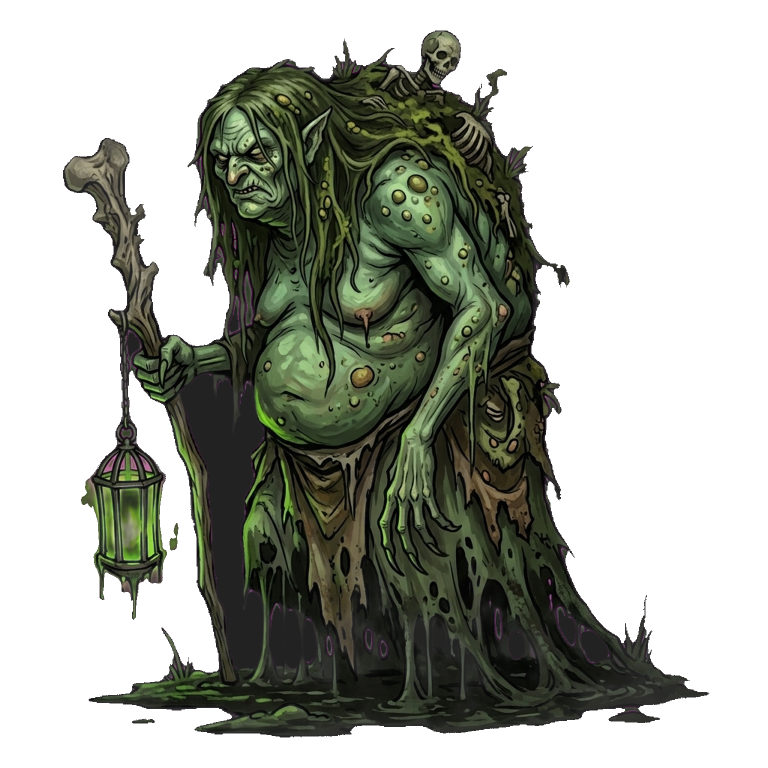
#> input picture assets/art/bosses/marsh_matron_idle.png, 1536 x 1536 px, found by its file name (shown at 1/2 size)
$ python fix_asset_cutouts.py
#> lines starting #> are read from the running program, lines starting #| are printed output that depends on the picture; after the words box and inside, x2 and y2 are one past the last pixel; in counts of white or black regions, pixels touching at a corner belong together
"""Complete Cutout Fix and Processing Pipeline for 'Gym Oath'.
Dark fantasy souls-like fitness RPG.

Fixes all 34 assets:
- List A: Magenta outlines on creatures (16)
- List B: Grey haze / thin smoke around creatures (10)
- List C: Item icons with white halo or blotches (8)

Outputs:
- Fixed assets at exact paths in repo and iron-oath-art.
- check_ritagli.png (all 34 assets on grey #7F7A70, near-black #0D0B09, near-white #F2F2F2 at 256px + 2x edge zoom).
- manifest.json with method, pink_rim_pixels=0, light_rim_pixels=0, haze_pixels=0.
"""

import os
import sys
import io
import json
import subprocess
import numpy as np
from PIL import Image
from scipy import ndimage as ndi

REPO_DIR = r"C:\Users\pissio\Creazione-Gioco-RPG-"
IRON_DIR = r"C:\Users\pissio\iron-oath-art"
RAW_DIR = os.path.join(IRON_DIR, "raw")
CHECK_IMAGE_IRON = os.path.join(IRON_DIR, "check_ritagli.png")
CHECK_IMAGE_ROOT = os.path.join(REPO_DIR, "check_ritagli.png")

MANIFEST_ROOT = os.path.join(REPO_DIR, "manifest.json")
MANIFEST_ART = os.path.join(REPO_DIR, "assets", "art", "manifest.json")
MANIFEST_IRON = os.path.join(IRON_DIR, "manifest.json")
ASSETS_LIST_IRON = os.path.join(IRON_DIR, "assets_list.json")

GIT_PATH = r"C:\Users\pissio\tools\git\cmd\git.exe"
GIT_REF_BRANCH = "origin/claude/project-thread-cnvpmg"

ASSETS_A = [
    {"id": "marsh_matron_idle", "file": "assets/art/bosses/marsh_matron_idle.png", "note": "keep the green lantern with its pink-magenta glow ring inside the figure", "category": "creature"},
    {"id": "living_bellows_idle", "file": "assets/art/bosses/living_bellows_idle.png", "category": "creature"},
    {"id": "hollow_smith_idle", "file": "assets/art/bosses/hollow_smith_idle.png", "category": "creature"},
    {"id": "iron_castellan_idle", "file": "assets/art/bosses/iron_castellan_idle.png", "category": "creature"},
    {"id": "storm_king_idle", "file": "assets/art/bosses/storm_king_idle.png", "note": "keep the purple lightning", "category": "creature"},
    {"id": "hollow_goblin_idle", "file": "assets/art/enemies/hollow_goblin_idle.png", "category": "creature"},
    {"id": "slag_goblin_idle", "file": "assets/art/enemies/slag_goblin_idle.png", "category": "creature"},
    {"id": "wall_archer_idle", "file": "assets/art/enemies/wall_archer_idle.png", "category": "creature"},
    {"id": "ember_giant_idle", "file": "assets/art/enemies/ember_giant_idle.png", "category": "creature"},
    {"id": "keep_brute_idle", "file": "assets/art/enemies/keep_brute_idle.png", "category": "creature"},
    {"id": "fallen_knight_idle", "file": "assets/art/enemies/fallen_knight_idle.png", "category": "creature"},
    {"id": "chained_stoker_idle", "file": "assets/art/enemies/chained_stoker_idle.png", "category": "creature"},
    {"id": "hollow_apprentice_idle", "file": "assets/art/enemies/hollow_apprentice_idle.png", "category": "creature"},
    {"id": "keep_sentinel_idle", "file": "assets/art/enemies/keep_sentinel_idle.png", "category": "creature"},
    {"id": "anvil_golem_idle", "file": "assets/art/enemies/anvil_golem_idle.png", "category": "creature"},
    {"id": "forge_servant_idle", "file": "assets/art/enemies/forge_servant_idle.png", "category": "creature"}
]

ASSETS_B = [
    {"id": "lunar_wisp_idle", "file": "assets/art/enemies/lunar_wisp_idle.png", "note": "keep the violet-pink wings and the white flame", "category": "creature"},
    {"id": "dreamer_idle", "file": "assets/art/enemies/dreamer_idle.png", "note": "keep the lilac-purple wrappings", "category": "creature"},
    {"id": "tomb_crawler_idle", "file": "assets/art/enemies/tomb_crawler_idle.png", "note": "keep the purple", "category": "creature"},
    {"id": "ash_deer_idle", "file": "assets/art/animals/ash_deer_idle.png", "category": "creature"},
    {"id": "moon_moth_idle", "file": "assets/art/bosses/moon_moth_idle.png", "note": "keep the lilac wings", "category": "creature"},
    {"id": "weightless_knight_idle", "file": "assets/art/bosses/weightless_knight_idle.png", "category": "creature"},
    {"id": "wind_sentinel_idle", "file": "assets/art/enemies/wind_sentinel_idle.png", "category": "creature"},
    {"id": "brass_automaton_idle", "file": "assets/art/enemies/brass_automaton_idle.png", "category": "creature"},
    {"id": "spectral_archer_idle", "file": "assets/art/enemies/spectral_archer_idle.png", "category": "creature"},
    {"id": "steam_nymph_idle", "file": "assets/art/enemies/steam_nymph_idle.png", "category": "creature"}
]

ASSETS_C = [
    {"id": "hallowed_gold", "file": "assets/art/items/hallowed_gold.png", "prompt": "a lump of hallowed gold, bright warm gold nugget with short golden spikes, holy shine, no halo around it", "category": "item"},
    {"id": "holy_shard", "file": "assets/art/items/holy_shard.png", "prompt": "a holy shard, a pale golden-cream crystal shard with a soft inner light, the glow stays inside the crystal", "category": "item"},
    {"id": "yew_wood", "file": "assets/art/items/yew_wood.png", "prompt": "a branch log of yew wood, reddish-brown twisted bark, cut end with rings, two small sprigs of dark green needles", "category": "item"},
    {"id": "ash_wood", "file": "assets/art/items/ash_wood.png", "prompt": "a bundle of pale ash-grey logs with soot marks tied with a rope", "category": "item"},
    {"id": "oak_wood", "file": "assets/art/items/oak_wood.png", "prompt": "a log of black oak, dark blue-green mossy bark, light cut end with rings", "category": "item"},
    {"id": "gale_silver", "file": "assets/art/items/gale_silver.png", "prompt": "a twisted bar of wind silver, pale silver metal with soft blue-white sheen, a thin mint-green ribbon of wind wrapped around it in a spiral, two small engraved swirl runes, no pink anywhere", "category": "item"},
    {"id": "godforge_steel", "file": "assets/art/items/godforge_steel.png", "prompt": "a heavy ingot of godforged steel, polished blue-white steel, a line of glowing antique-gold runes engraved along the top face", "category": "item"},
    {"id": "amulet_holy_amulet", "file": "assets/art/items/amulet_holy_amulet.png", "prompt": "a holy amulet: a small golden sun pendant with pointed rays on a thin gold chain", "category": "item"}
]

ALL_ASSETS = ASSETS_A + ASSETS_B + ASSETS_C

def hue(c):
    c = np.asarray(c, dtype=float)
    return np.degrees(np.arctan2(np.sqrt(3) * (c[..., 1] - c[..., 2]), 2 * c[..., 0] - c[..., 1] - c[..., 2]))

def count_haze_pixels(img_rgba):
    ar = np.asarray(img_rgba)
    a = ar[..., 3]
    return int(((a >= 1) & (a < 70)).sum())

def load_source_image(rel_path):
#> called with rel_path = 'assets/art/bosses/marsh_matron_idle.png'
    local_p = os.path.join(REPO_DIR, rel_path)
    if os.path.exists(local_p):
        return Image.open(local_p).convert("RGBA")
#> returned value is the input picture: PIL image 1536x1536 RGBA; mean R, G, B, A 21, 24, 15.6, 107.6
    res = subprocess.run([GIT_PATH, "show", f"{GIT_REF_BRANCH}:{rel_path}"], stdout=subprocess.PIPE)
    if res.returncode == 0 and len(res.stdout) > 0:
        return Image.open(io.BytesIO(res.stdout)).convert("RGBA")
    iron_p = os.path.join(IRON_DIR, rel_path)
    if os.path.exists(iron_p):
        return Image.open(iron_p).convert("RGBA")
    raise FileNotFoundError(f"Source image not found: {rel_path}")

# Improved Cutout for Existing Creatures (List A & B)
def recut_creature(im_rgba, item_id="", note=""):
#> called with item_id = 'marsh_matron_idle'
    arr = np.array(im_rgba).copy()
    r = arr[..., 0].astype(float)
    g = arr[..., 1].astype(float)
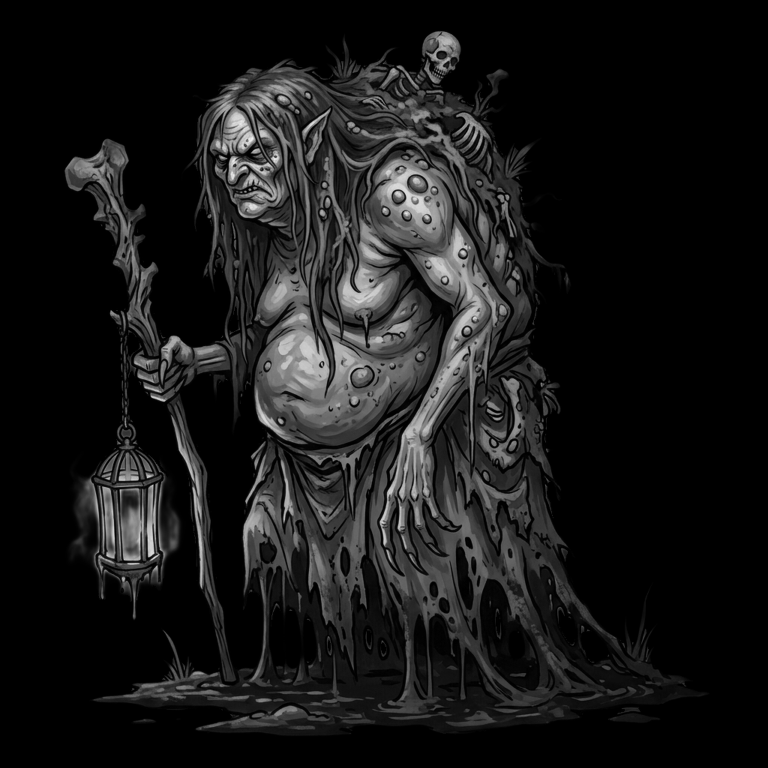
#> g: shape (1536, 1536) float64 (shown at 1/2 size); min 0, max 247, mean 24
    b = arr[..., 2].astype(float)
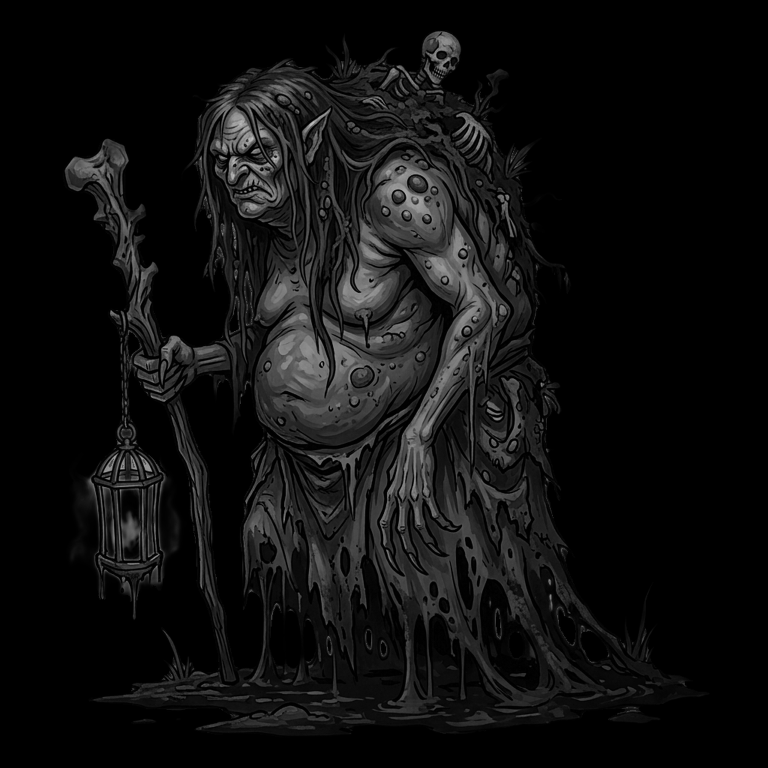
#> b: shape (1536, 1536) float64 (shown at 1/2 size); min 0, max 199, mean 15.6
    a = arr[..., 3].astype(float)

    # 1. Drop pixels with alpha below 70 (haze elimination)
    mask = (a >= 70)
#> mask: shape (1536, 1536) bool; 44.1% white; 3 white regions, box (x1, y1, x2, y2) and area: (126, 61, 1419, 1475) 1039677, (339, 1046, 357, 1101) 519, (264, 1437, 310, 1447) 319

    # 2. Drop detached specks smaller than 120 px
    labeled, num_features = ndi.label(mask)
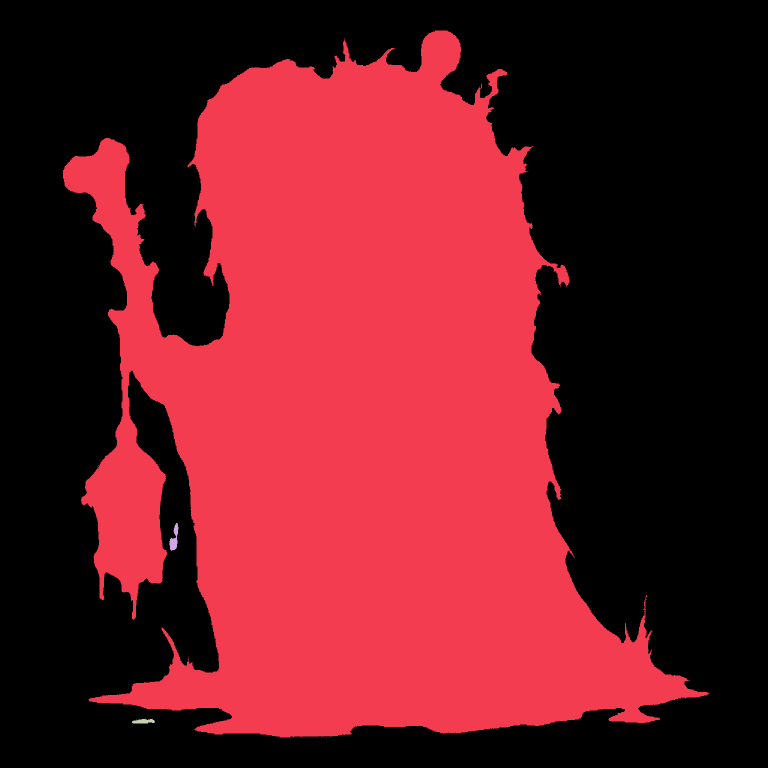
#> labeled: shape (1536, 1536) int32 (shown at 1/2 size); 4 distinct labels, from 0 to 3; one colour per label, 0 black
#> num_features = 3
    if num_features > 0:
        sizes = ndi.sum(mask, labeled, range(1, num_features + 1))
#> sizes = [1039677, 519, 319]
        keep = np.zeros(num_features + 1, dtype=bool)
        for i, s in enumerate(sizes):
            if s >= 120:
                keep[i + 1] = True
#> this loop made 3 passes
#> s on passes 1 to 3: 1039677, 519, 319
#> after the loop, keep = [False, True, True, True]
        mask = keep[labeled]

    # Shrink alpha by 1 px, soft edge on outer 1 px
    eroded_1px = ndi.binary_erosion(mask, iterations=1)
#> eroded_1px: shape (1536, 1536) bool; 43.7% white; 9 white regions (5 under 20 px), largest, box (x1, y1, x2, y2) and area: (127, 62, 1417, 1474) 1030389, (340, 1075, 354, 1100) 274, (265, 1439, 309, 1446) 222, (348, 1047, 356, 1072) 121
    outer_1px = mask & (~eroded_1px)
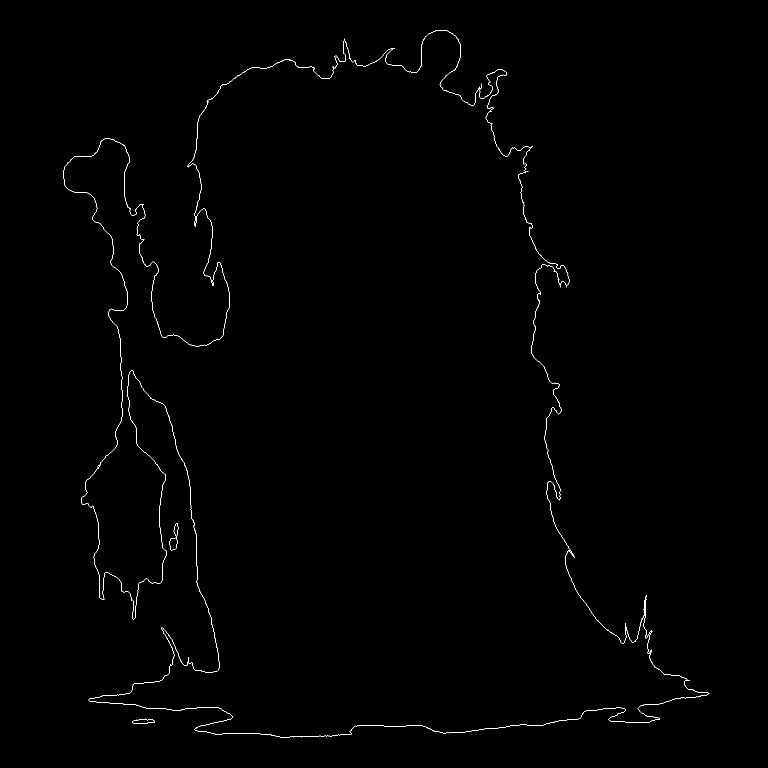
#> outer_1px: shape (1536, 1536) bool (shown at 1/2 size); 0.4% white in thin lines or dots, all inside (x1, y1, x2, y2) = (126, 61, 1419, 1475)

    new_a = np.zeros_like(a)
    new_a[eroded_1px] = np.maximum(a[eroded_1px], 220.0)
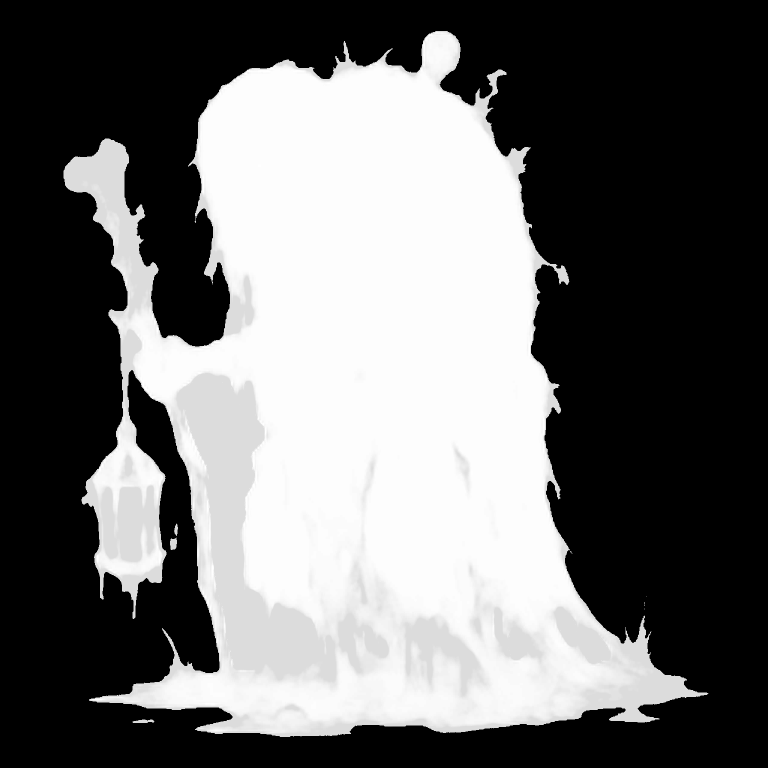
#> new_a: shape (1536, 1536) float64 (shown at 1/2 size); min 0, max 255, mean 106.8
    new_a[outer_1px] = 200.0 # soft edge > 70

    # Despill outer 5px band across all boundaries (outer silhouette + inner transparent holes)
    eroded_5px = ndi.binary_erosion(mask, iterations=5)
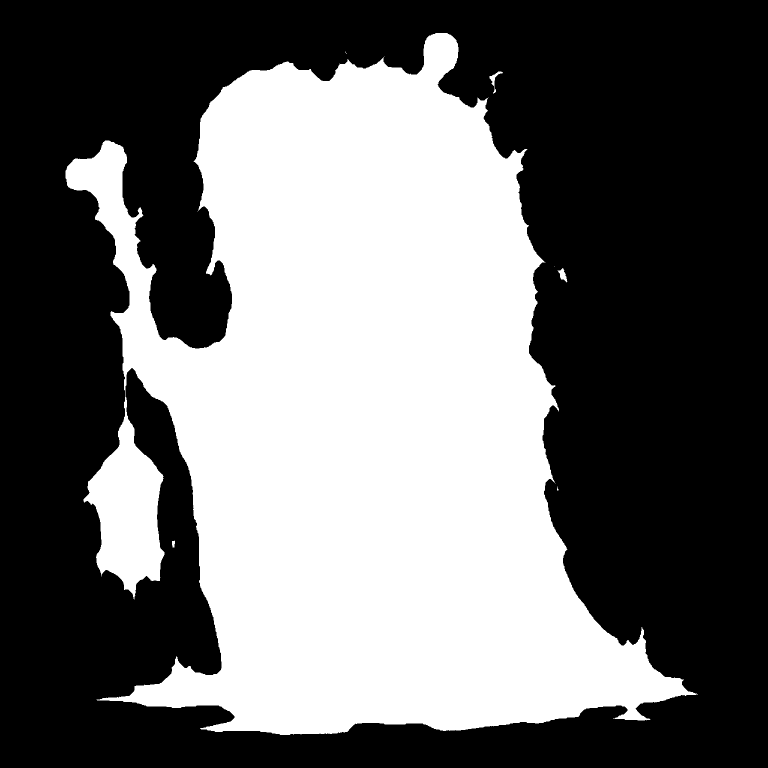
#> eroded_5px: shape (1536, 1536) bool (shown at 1/2 size); 42.3% white; 8 white regions (4 under 20 px), largest, box (x1, y1, x2, y2) and area: (131, 66, 1396, 1470) 996362, (978, 143, 1006, 187) 269, (1115, 536, 1135, 565) 256, (344, 1081, 350, 1095) 68
    outer_band = mask & (~eroded_5px)
#> outer_band: shape (1536, 1536) bool; 1.8% white; 3 white regions, box (x1, y1, x2, y2) and area: (126, 61, 1419, 1475) 42768, (339, 1046, 357, 1101) 451, (264, 1437, 310, 1447) 319

    if np.any(eroded_5px):
        _, indices = ndi.distance_transform_edt(~eroded_5px, return_indices=True)
        near_y = indices[0][outer_band]
        near_x = indices[1][outer_band]

        inner_r = r[near_y, near_x]
        inner_g = g[near_y, near_x]
        inner_b = b[near_y, near_x]

        ob_r = r[outer_band]
        ob_g = g[outer_band]
        ob_b = b[outer_band]

        is_authentic_purple_asset = any(k in item_id for k in ["lunar_wisp", "moon_moth", "dreamer", "tomb_crawler", "storm_king"])
        inner_is_pink = (inner_r > 70) & (inner_b > 70) & (inner_r > inner_g + 20) & (inner_b > inner_g + 15)

        pink_bleed = (ob_r > ob_g + 10) & (ob_b > ob_g + 6) & ((ob_r + ob_b) > 2.0 * ob_g)

        if is_authentic_purple_asset:
            pull_mask = pink_bleed & (~inner_is_pink)
        else:
            pull_mask = pink_bleed

        ob_r[pull_mask] = np.minimum(ob_r[pull_mask], ob_g[pull_mask] + 4)
        ob_b[pull_mask] = np.minimum(ob_b[pull_mask], ob_g[pull_mask] + 4)

        r[outer_band] = ob_r
        g[outer_band] = ob_g
        b[outer_band] = ob_b

    # Boundary 2px dark inking pass to eliminate light rims and stray magenta fringes
    is_t = (new_a < 50)
#> (the rest of the program and of its run is left out)
